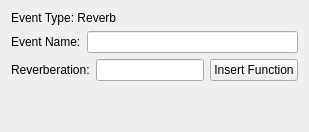
            <widget class="QWidget" name="revPage">
                <property name="minimumWidth"><number>600</number></property>
                <property name="sizePolicy">
                  <sizepolicy hsizetype="Expanding" vsizetype="Preferred">
                    <horstretch>1</horstretch><verstretch>0</verstretch>
                  </sizepolicy>
                </property>
                <layout class="QVBoxLayout" name="revPageLayout">
                    <item>
                        <layout class="QHBoxLayout" name="revTypeLayout">
                          <item>
                            <widget class="QLabel" name="revTypeLabel">
                            <property name="text"><string>Event Type: Reverb</string></property>
                            </widget>
                          </item>
                        </layout>
                        </item>
                        <item>
                        <layout class="QHBoxLayout" name="revNameLayout">
                            <item>
                                <widget class="QLabel" name="revNameLabel">
                                <property name="text"><string>Event Name:</string></property>
                                </widget>
                            </item>
                            <item>
                                <widget class="QLineEdit" name="revNameEntry"/>
                            </item>
                        </layout>
                        </item>
                        <item>
                        <layout class="QHBoxLayout" name="revBuilderLayout">
                            <item>
                                <widget class="QLabel" name="revBuilderLabel">
                                <property name="text"><string>Reverberation:</string></property>
                                </widget>
                            </item>
                            <item>
                                <widget class="QLineEdit" name="revBuilderEntry"/>
                            </item>
                            <item>
                                <widget class="QPushButton" name="revBuilderFunButton">
                                <property name="text">
                                    <string>Insert Function</string>
                                </property>
                                </widget>
                            </item>
                        </layout>
                        </item>
                        <item>
                            <spacer name="revVerticalSpacer">
                                <property name="orientation">
                                    <enum>Qt::Vertical</enum>
                                </property>
                                <property name="sizeHint" stdset="0">
                                    <size>
                                        <width>20</width>
                                        <height>40</height>
                                    </size>
                                </property>
                            </spacer>
                        </item>
                </layout>
            </widget>
